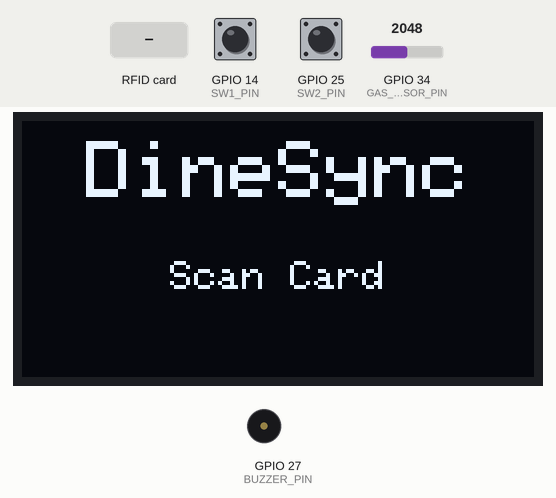
The sketch below on a simulated ESP32. On the bench: 128×64 one-colour display, buzzer (waves = sounding). Wiring (inferred from the names in the program): IR receiver: data GPIO 26. Inputs (shaded band) come from the test bench; at power-on: GPIO 14 (SW1_PIN) HIGH, GPIO 25 (SW2_PIN) HIGH, GPIO 34 (GAS_SENSOR_PIN) = 2048. WiFi joins after 1.5 s; servers stay silent unless stated; uploads are accepted with an empty reply; what the sketch prints to the serial monitor is not drawn.

Above: at 1.5 s.
1.6 s: GPIO 14 (SW1_PIN) pulled LOW for 0.15 s
At 2.9 s:
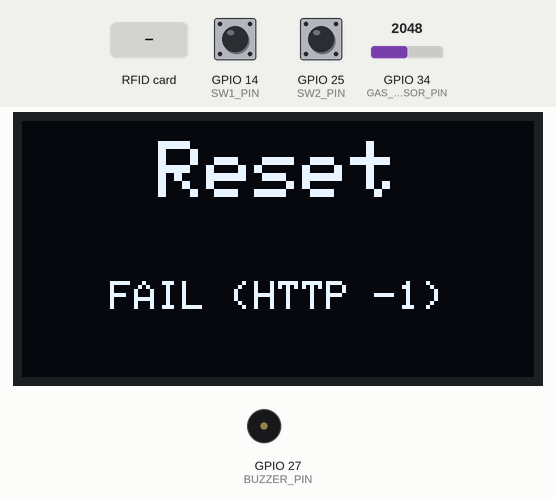
4.7 s: RFID card 5E 7A 19 C4 held to the reader
At 6.7 s:
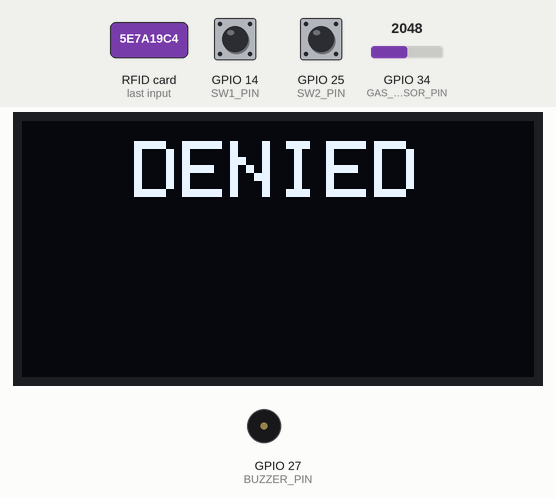
7.0 s: GPIO 25 (SW2_PIN) pulled LOW for 0.15 s
At 8.3 s:
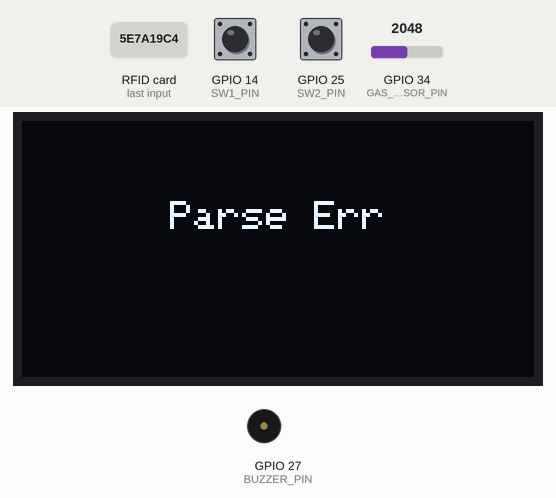
10.1 s: GPIO 14 (SW1_PIN) pulled LOW for 1 s
At 11.3 s:
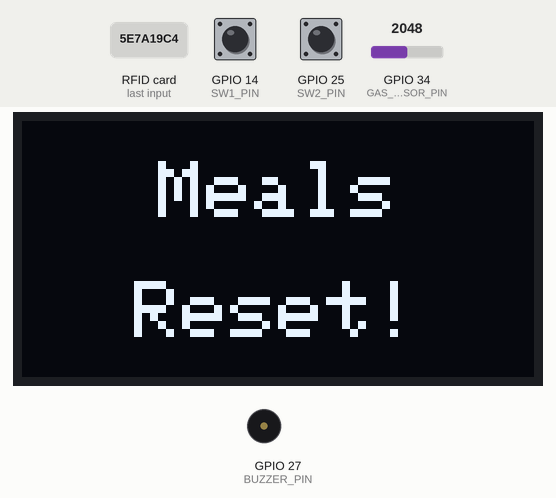
14.1 s: GPIO 25 (SW2_PIN) pulled LOW for 1 s
At 14.9 s:
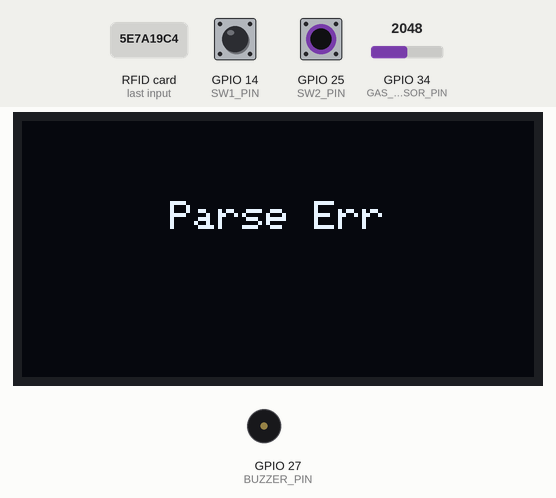
18.1 s: GPIO 34 (GAS_SENSOR_PIN) set to 2866
At 23.69 s:
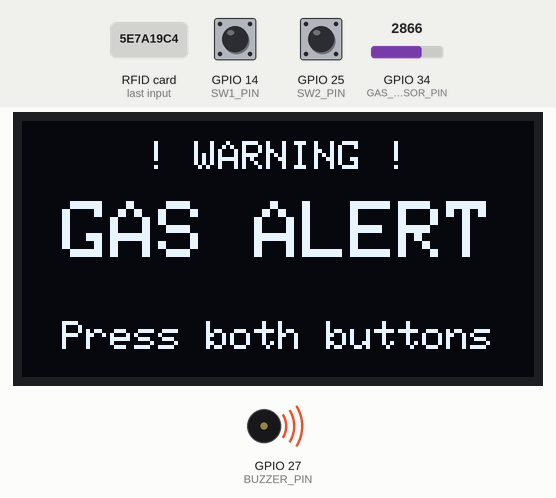
Timing chart, 0 to 25.1 s (numbered marks = the images above; inputs shaded):
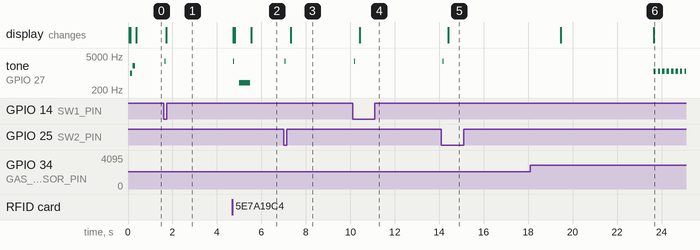

The sketch:

dinesync-kiosk.ino
```cpp
// ─────────────────────────────────────────────────────────────────────────────
//  DineSync Kiosk Firmware — v3.0.0 (Simplified Logic)
//  ESP32 + MFRC522 RFID + SSD1306 OLED + Buzzer + IR + MQ2 + Buttons
//
//  New Logic:
//  1. RFID always scans.
//  2. If allowed, UID added to a queue for 30 seconds.
//  3. If IR detects within 30s -> call /consume to mark in DB.
//  4. Button 1 -> Reset all meals to not consumed.
//  5. Button 2 -> Show total meals left.
//  6. Gas Sensor -> Blocking beep until BOTH buttons pressed.
// ─────────────────────────────────────────────────────────────────────────────

#include <Arduino.h>
#include <SPI.h>
#include <MFRC522.h>
#include <Wire.h>
#include <Adafruit_GFX.h>
#include <Adafruit_SSD1306.h>
#include <WiFi.h>
#include <HTTPClient.h>
#include <ArduinoJson.h>

#include "config.h"

// ═════════════════════════════════════════════════════════════════════════════
//  SECTION 1 — HARDWARE OBJECTS
// ═════════════════════════════════════════════════════════════════════════════

MFRC522            rfid(RFID_SS_PIN, RFID_RST_PIN);
Adafruit_SSD1306   oled(OLED_WIDTH, OLED_HEIGHT, &Wire, -1);

// ═════════════════════════════════════════════════════════════════════════════
//  SECTION 2 — SYSTEM STATE
// ═════════════════════════════════════════════════════════════════════════════

// --- Display state machine ---
enum DisplayState {
  DISP_BOOT,
  DISP_SELFTEST,
  DISP_WIFI_CONNECTING,
  DISP_READY,
  DISP_WAITING,
  DISP_READING_CARD,
  DISP_VERIFYING,
  DISP_ACCESS_GRANTED,
  DISP_ACCESS_DENIED,
  DISP_GAS_WARNING,
  DISP_INFO,
  DISP_OFFLINE_MODE,
};

volatile DisplayState displayState = DISP_BOOT;

// --- Timing state ---
unsigned long lastWifiRetry      = 0;
unsigned long lastHeartbeat      = 0;
unsigned long lastGasPoll        = 0;
unsigned long lastScanTime       = 0;
unsigned long displayResultAt    = 0;

// --- Gas sensor auto-calibration ---
long gasCalibrationSum    = 0;    // long prevents int overflow during 8s calibration
int  gasCalibrationCount  = 0;
unsigned long gasCalibLastSample = 0;  // time of last calibration sample
int  gasBaseline          = 0;
int  gasAlertThreshold    = 4095;
bool gasCalibrated        = false;
unsigned long gasCalibStart = 0;
int  gasConsecutiveHigh   = 0;

// --- Button state ---
bool sw1Last = HIGH;
bool sw2Last = HIGH;
unsigned long sw1LastDebounce = 0;
unsigned long sw2LastDebounce = 0;
bool sw1Pressed = false;
bool sw2Pressed = false;

// --- IR state ---
bool irLast = HIGH;
bool irStable = false;
unsigned long irDebounce = 0;

// --- API Models ---
struct VerifyResult {
  bool   ok;
  bool   allowed;
  String studentName;
  String displayMessage;
  String reason;
};

// --- Pending Queue (Wait for IR) ---
struct PendingScan {
  String cardUid;
  unsigned long timestamp;
  bool active;
};

#define MAX_PENDING 5
PendingScan pendingQueue[MAX_PENDING];
#define QUEUE_TIMEOUT_MS 30000

bool wifiEverConnected   = false;

// ═════════════════════════════════════════════════════════════════════════════
//  SECTION 3 — FORWARD DECLARATIONS
// ═════════════════════════════════════════════════════════════════════════════

void oledClear();
void oledCenterText(const char* text, int y, int textSize);
void oledShow(DisplayState state);
void buzzerSuccessTone();
void buzzerErrorTone();
void buzzerWarningTone();
void buzzerClick();
void wifiEnsureConnected();
int  httpPost(const char* endpoint, const String& jsonBody, String& responseBody);
int  httpGet(const char* endpoint, String& responseBody);
VerifyResult apiVerify(const String& cardUid);
void apiConsume(const String& cardUid);
void apiResetMeals();
void apiGetMealsLeft();
void apiSendSensor(const char* type, float value);
void apiHeartbeat();
void pushToQueue(const String& uid);
void pollRFID();
void pollGasSensor();
void pollIR();
void pollButtons();
void pollQueueTimeouts();
void pollHeartbeat();
void pollDisplayResult();
String formatUID(MFRC522& reader);

// ═════════════════════════════════════════════════════════════════════════════
//  SECTION 4 — DISPLAY & BUZZER
// ═════════════════════════════════════════════════════════════════════════════

void oledClear() {
  oled.clearDisplay();
  oled.setTextColor(SSD1306_WHITE);
}

void oledCenterText(const char* text, int y, int textSize) {
  oled.setTextSize(textSize);
  int16_t x1, y1;
  uint16_t w, h;
  oled.getTextBounds(text, 0, 0, &x1, &y1, &w, &h);
  int x = (OLED_WIDTH - (int)w) / 2;
  if (x < 0) x = 0;
  oled.setCursor(x, y);
  oled.print(text);
}

void oledShow3Lines(const char* top, const char* mid, const char* bot) {
  oledClear();
  oled.setTextSize(1); oled.setCursor(0, 0);   oled.println(top);
  oled.setTextSize(2); oled.setCursor(0, 20);  oled.println(mid);
  oled.setTextSize(1); oled.setCursor(0, 50);  oled.println(bot);
  oled.display();
}

void oledShow(DisplayState state) {
  displayState = state;
  switch (state) {
    case DISP_BOOT: oledShow3Lines("DineSync", "BOOTING", "v" FIRMWARE_VERSION); break;
    case DISP_WIFI_CONNECTING: oledShow3Lines("DineSync", "WiFi", "Connecting..."); break;
    case DISP_READY:
    case DISP_WAITING:
      oledClear();
      oledCenterText("DineSync", 5, 2);
      oledCenterText("Scan Card", 35, 1);
      oled.display();
      break;
    case DISP_READING_CARD: oledShow3Lines("DineSync", "READING", "Card detected"); break;
    case DISP_VERIFYING: oledShow3Lines("DineSync", "VERIFYING", "Please wait..."); break;
    case DISP_GAS_WARNING:
      oledClear();
      oledCenterText("! WARNING !", 5, 1);
      oledCenterText("GAS ALERT", 20, 2);
      oledCenterText("Press both buttons", 50, 1);
      oled.display();
      break;
    case DISP_OFFLINE_MODE: oledShow3Lines("DineSync", "OFFLINE", "No WiFi"); break;
    default: break;
  }
}

void buzzerBootTone() { tone(BUZZER_PIN, 1000, 80); delay(100); tone(BUZZER_PIN, 2000, 120); delay(140); noTone(BUZZER_PIN); }
void buzzerSuccessTone() { tone(BUZZER_PIN, 2000, 150); delay(170); noTone(BUZZER_PIN); }
void buzzerErrorTone() { tone(BUZZER_PIN, 400, 500); delay(520); noTone(BUZZER_PIN); }
void buzzerWarningTone() { tone(BUZZER_PIN, 1200, 150); }
void buzzerClick() { tone(BUZZER_PIN, 3000, 30); delay(35); noTone(BUZZER_PIN); }

// ═════════════════════════════════════════════════════════════════════════════
//  SECTION 5 — HTTP & API
// ═════════════════════════════════════════════════════════════════════════════

int httpPost(const char* endpoint, const String& jsonBody, String& responseBody) {
  if (WiFi.status() != WL_CONNECTED) return -1;
  HTTPClient http;
  http.begin(String(API_BASE_URL) + endpoint);
  http.addHeader("Content-Type", "application/json");
  http.addHeader("X-Device-Key", DEVICE_API_KEY);
  http.setTimeout(HTTP_TIMEOUT_MS);
  int code = http.POST(jsonBody);
  if (code > 0) responseBody = http.getString();
  http.end();
  return code;
}

int httpGet(const char* endpoint, String& responseBody) {
  if (WiFi.status() != WL_CONNECTED) return -1;
  HTTPClient http;
  http.begin(String(API_BASE_URL) + endpoint);
  http.addHeader("X-Device-Key", DEVICE_API_KEY);
  http.setTimeout(HTTP_TIMEOUT_MS);
  int code = http.GET();
  if (code > 0) responseBody = http.getString();
  http.end();
  return code;
}

VerifyResult apiVerify(const String& cardUid) {
  VerifyResult result = {false, false, "", "", ""};
  DynamicJsonDocument reqDoc(1024);
  reqDoc["deviceId"] = DEVICE_ID;
  reqDoc["cardUid"]  = cardUid;
  String reqBody, respBody;
  serializeJson(reqDoc, reqBody);

  int code = httpPost("/api/device/verify", reqBody, respBody);
  if (code <= 0) { result.reason = "Network Error"; return result; }

  DynamicJsonDocument respDoc(1024);
  if (!deserializeJson(respDoc, respBody)) {
    result.ok = true;
    result.allowed = respDoc["allowed"] | false;
    result.studentName = respDoc["studentName"].as<String>();
    result.displayMessage = respDoc["displayMessage"].as<String>();
    result.reason = respDoc["reason"].as<String>();
  }
  return result;
}

void apiConsume(const String& cardUid) {
  DynamicJsonDocument doc(1024);
  doc["deviceId"] = DEVICE_ID;
  doc["cardUid"] = cardUid;
  String body, resp;
  serializeJson(doc, body);
  Serial.println("[API] consume -> sending: " + body);
  int code = httpPost("/api/device/consume", body, resp);
  Serial.printf("[API] consume -> HTTP %d : %s\n", code, resp.c_str());
}

void apiResetMeals() {
  // Must send deviceId in body for backend validation
  DynamicJsonDocument doc(256);
  doc["deviceId"] = DEVICE_ID;
  String body, resp;
  serializeJson(doc, body);
  int code = httpPost("/api/device/reset-meals", body, resp);
  Serial.printf("[API] reset-meals -> HTTP %d : %s\n", code, resp.c_str());
  oledClear();
  if (code == 200) {
    oledCenterText("Meals", 10, 2);
    oledCenterText("Reset!", 40, 2);
  } else {
    char errBuf[22];
    snprintf(errBuf, sizeof(errBuf), "FAIL (HTTP %d)", code);
    oledCenterText("Reset", 5, 2);
    oledCenterText(errBuf, 40, 1);
  }
  oled.display();
  displayState = DISP_INFO;
  displayResultAt = millis();
}

void apiGetMealsLeft() {
  // Backend requires deviceId in body (POST), cannot use GET
  DynamicJsonDocument reqDoc(256);
  reqDoc["deviceId"] = DEVICE_ID;
  String body, resp;
  serializeJson(reqDoc, body);
  int code = httpPost("/api/device/meals-left", body, resp);
  Serial.printf("[API] meals-left -> HTTP %d : %s\n", code, resp.c_str());
  oledClear();
  if (code == 200) {
    DynamicJsonDocument doc(512);
    DeserializationError err = deserializeJson(doc, resp);
    if (!err) {
      int left = doc["mealsLeft"] | -1;
      oledCenterText("Meals Left", 5, 1);
      char buf[12];
      snprintf(buf, sizeof(buf), "%d", left);
      oledCenterText(buf, 25, 3);
    } else {
      oledCenterText("Parse Err", 20, 1);
      Serial.println("[JSON] " + String(err.c_str()));
    }
  } else {
    char errBuf[22];
    snprintf(errBuf, sizeof(errBuf), "HTTP %d", code);
    oledCenterText("Net Error", 5, 1);
    oledCenterText(errBuf, 25, 1);
    oledCenterText("Check WiFi/API", 45, 1);
  }
  oled.display();
  displayState = DISP_INFO;
  displayResultAt = millis();
}

void apiSendSensor(const char* type, float value) {
  DynamicJsonDocument doc(1024);
  doc["deviceId"] = DEVICE_ID;
  doc["type"] = type;
  doc["value"] = value;
  String body, resp;
  serializeJson(doc, body);
  httpPost("/api/device/sensor", body, resp);
}

void apiHeartbeat() {
  DynamicJsonDocument doc(1024);
  doc["deviceId"] = DEVICE_ID;
  doc["firmwareVersion"] = FIRMWARE_VERSION;
  doc["uptime"] = millis() / 1000;
  String body, resp;
  serializeJson(doc, body);
  httpPost("/api/device/heartbeat", body, resp);
}

// ═════════════════════════════════════════════════════════════════════════════
//  SECTION 6 — RFID QUEUE
// ═════════════════════════════════════════════════════════════════════════════

void pushToQueue(const String& uid) {
  // Find empty slot
  for (int i=0; i<MAX_PENDING; i++) {
    if (!pendingQueue[i].active) {
      pendingQueue[i].cardUid = uid;
      pendingQueue[i].timestamp = millis();
      pendingQueue[i].active = true;
      Serial.println("[QUEUE] Added " + uid + " for IR wait.");
      return;
    }
  }
  Serial.println("[QUEUE] Full! Discarding oldest scan.");
  pendingQueue[0].cardUid = uid;
  pendingQueue[0].timestamp = millis();
}

void pollQueueTimeouts() {
  unsigned long now = millis();
  for (int i=0; i<MAX_PENDING; i++) {
    if (pendingQueue[i].active && (now - pendingQueue[i].timestamp > QUEUE_TIMEOUT_MS)) {
      pendingQueue[i].active = false;
      Serial.println("[QUEUE] 30s timeout for " + pendingQueue[i].cardUid);
    }
  }
}

// ═════════════════════════════════════════════════════════════════════════════
//  SECTION 7 — POLLERS
// ═════════════════════════════════════════════════════════════════════════════

void pollRFID() {
  if (displayState == DISP_VERIFYING || displayState == DISP_GAS_WARNING) return;
  if (millis() - lastScanTime < SCAN_COOLDOWN_MS) return;

  if (!rfid.PICC_IsNewCardPresent() || !rfid.PICC_ReadCardSerial()) return;

  lastScanTime = millis();
  oledShow(DISP_READING_CARD);
  buzzerClick();

  String uid = formatUID(rfid);
  rfid.PICC_HaltA();
  rfid.PCD_StopCrypto1();

  Serial.println("Scanned RFID: " + uid);

  if (WiFi.status() != WL_CONNECTED) {
    oledShow(DISP_OFFLINE_MODE);
    buzzerErrorTone();
    displayResultAt = millis();
    return;
  }

  oledShow(DISP_VERIFYING);
  VerifyResult res = apiVerify(uid);

  if (res.allowed) {
    buzzerSuccessTone();
    oledClear();
    oledCenterText("APPROVED", 5, 2);
    oledCenterText(res.studentName.c_str(), 35, 2);
    oled.display();
    pushToQueue(uid);
  } else {
    buzzerErrorTone();
    oledClear();

    if (res.studentName.length() > 0) {
      oledCenterText(res.studentName.c_str(), 5, 2);
      if (res.reason.length() <= 21) {
        oledCenterText(res.reason.c_str(), 35, 1);
      } else {
        oled.setTextSize(1);
        oled.setCursor(0, 35); oled.println(res.reason.substring(0, 21));
        oled.setCursor(0, 47); oled.println(res.reason.substring(21, 42));
      }
    } else {
      oledCenterText("DENIED", 5, 2);
      if (res.reason.length() <= 21) {
        oledCenterText(res.reason.c_str(), 35, 1);
      } else {
        oled.setTextSize(1);
        oled.setCursor(0, 35); oled.println(res.reason.substring(0, 21));
        oled.setCursor(0, 47); oled.println(res.reason.substring(21, 42));
      }
    }
    oled.display();
  }

  displayState = DISP_INFO;
  displayResultAt = millis();
}

void pollIR() {
  // Read sensor — compare against configured active level
  bool reading = (digitalRead(IR_SENSOR_PIN) == IR_ACTIVE_LEVEL);

  // Debounce: only consider stable if unchanged for 50ms
  if (reading != irLast) {
    irDebounce = millis();
    irLast = reading;
  }

  if ((millis() - irDebounce) > 50) {
    if (reading != irStable) {
      irStable = reading;

      if (irStable) {
        // Rising edge (obstacle appeared): check queue
        Serial.println("[IR] Obstacle detected!");
        for (int i = 0; i < MAX_PENDING; i++) {
          if (pendingQueue[i].active) {
            Serial.println("[IR] Marking CONSUMED for " + pendingQueue[i].cardUid);
            apiConsume(pendingQueue[i].cardUid);
            pendingQueue[i].active = false;
            buzzerSuccessTone();
            break;
          }
        }
      } else {
        Serial.println("[IR] Obstacle cleared.");
      }
    }
  }
}

void pollButtons() {
  unsigned long now = millis();

  // SW1: Reset Meals
  bool s1 = digitalRead(SW1_PIN);
  if (s1 != sw1Last) sw1LastDebounce = now;
  if ((now - sw1LastDebounce) > BUTTON_DEBOUNCE_MS) {
    if (s1 == LOW && !sw1Pressed) {
      sw1Pressed = true;
      buzzerClick();
      apiResetMeals();
    }
    if (s1 == HIGH) sw1Pressed = false;
  }
  sw1Last = s1;

  // SW2: Meals Left
  bool s2 = digitalRead(SW2_PIN);
  if (s2 != sw2Last) sw2LastDebounce = now;
  if ((now - sw2LastDebounce) > BUTTON_DEBOUNCE_MS) {
    if (s2 == LOW && !sw2Pressed) {
      sw2Pressed = true;
      buzzerClick();
      apiGetMealsLeft();
    }
    if (s2 == HIGH) sw2Pressed = false;
  }
  sw2Last = s2;
}

void pollGasSensor() {
  unsigned long now = millis();

  // === CALIBRATION PHASE: sample every GAS_CALIBRATION_INTERVAL_MS for GAS_CALIBRATION_MS ===
  if (!gasCalibrated) {
    if (now - gasCalibStart < GAS_CALIBRATION_MS) {
      // Only sample at timed intervals, not every loop (avoids integer overflow)
      if (now - gasCalibLastSample >= GAS_CALIBRATION_INTERVAL_MS) {
        gasCalibLastSample = now;
        int raw = analogRead(GAS_SENSOR_PIN);
        gasCalibrationSum += raw;
        gasCalibrationCount++;
        Serial.printf("[GAS] Calibrating... sample %d = %d\n", gasCalibrationCount, raw);
      }
      return;
    }
    // Calibration complete
    gasBaseline = gasCalibrationCount > 0
      ? (int)(gasCalibrationSum / gasCalibrationCount)
      : analogRead(GAS_SENSOR_PIN);
    gasAlertThreshold = gasBaseline + GAS_THRESHOLD_OFFSET_RAW;
    gasCalibrated = true;
    Serial.printf("[GAS] Calibration done. Baseline=%d, Threshold=%d\n", gasBaseline, gasAlertThreshold);
    return;
  }

  // === POLLING PHASE ===
  if (now - lastGasPoll < GAS_POLL_INTERVAL_MS) return;
  lastGasPoll = now;

  int raw = analogRead(GAS_SENSOR_PIN);
  float ppm = (float)raw * 3.3f / 4095.0f * 3.0f * 100.0f;
  Serial.printf("[GAS] raw=%d, baseline=%d, threshold=%d, consecutive=%d\n",
                raw, gasBaseline, gasAlertThreshold, gasConsecutiveHigh);

  apiSendSensor("GAS", ppm);

  if (raw >= gasAlertThreshold) {
    gasConsecutiveHigh++;
    Serial.printf("[GAS] Above threshold! consecutive=%d\n", gasConsecutiveHigh);
    if (gasConsecutiveHigh >= GAS_CONSECUTIVE_READS) {
      oledShow(DISP_GAS_WARNING);
      Serial.println("[GAS] *** GAS LEAKAGE DETECTED — BLOCKING ALERT ***");
      // BLOCKING ALERT LOOP until BOTH buttons pressed
      while (true) {
        buzzerWarningTone();
        delay(100);
        noTone(BUZZER_PIN);
        delay(100);
        if (digitalRead(SW1_PIN) == LOW && digitalRead(SW2_PIN) == LOW) {
          gasConsecutiveHigh = 0;
          oledShow(DISP_WAITING);
          Serial.println("[GAS] Alert cleared by buttons.");
          break;
        }
      }
    }
  } else {
    if (gasConsecutiveHigh > 0) Serial.println("[GAS] Below threshold, resetting counter.");
    gasConsecutiveHigh = 0;
  }
}

void pollHeartbeat() {
  if (millis() - lastHeartbeat >= HEARTBEAT_INTERVAL_MS) {
    lastHeartbeat = millis();
    apiHeartbeat();
  }
}

void pollDisplayResult() {
  if (displayResultAt > 0 && (millis() - displayResultAt >= DISPLAY_RESULT_MS)) {
    displayResultAt = 0;
    oledShow(DISP_WAITING);
  }
}

// ═════════════════════════════════════════════════════════════════════════════
//  SECTION 8 — UTILS & SETUP
// ═════════════════════════════════════════════════════════════════════════════

String formatUID(MFRC522& reader) {
  String uid = "";
  for (byte i = 0; i < reader.uid.size; i++) {
    if (reader.uid.uidByte[i] < 0x10) uid += "0";
    uid += String(reader.uid.uidByte[i], HEX);
    if (i < reader.uid.size - 1) uid += " ";
  }
  uid.toUpperCase();
  return uid;
}

void wifiEnsureConnected() {
  if (WiFi.status() == WL_CONNECTED) {
    if (displayState == DISP_OFFLINE_MODE) oledShow(DISP_WAITING);
    return;
  }
  if (millis() - lastWifiRetry < WIFI_RECONNECT_MS) return;
  lastWifiRetry = millis();
  WiFi.disconnect();
  WiFi.begin(WIFI_SSID, WIFI_PASSWORD);
  if (displayState == DISP_WAITING) oledShow(DISP_OFFLINE_MODE);
}

void setup() {
  Serial.begin(115200);

  pinMode(BUZZER_PIN, OUTPUT);
  pinMode(IR_SENSOR_PIN, INPUT_PULLUP);
  pinMode(SW1_PIN, INPUT_PULLUP);
  pinMode(SW2_PIN, INPUT_PULLUP);

  SPI.begin();
  rfid.PCD_Init();
  Wire.begin();
  oled.begin(SSD1306_SWITCHCAPVCC, OLED_I2C_ADDR);

  oledShow(DISP_BOOT);
  buzzerBootTone();

  for (int i=0; i<MAX_PENDING; i++) pendingQueue[i].active = false;

  WiFi.mode(WIFI_STA);
  WiFi.begin(WIFI_SSID, WIFI_PASSWORD);

  gasCalibStart = millis();
  lastHeartbeat = millis();
  oledShow(DISP_WAITING);
}

void loop() {
  wifiEnsureConnected();
  pollButtons();
  pollGasSensor();
  pollIR();
  pollRFID();
  pollQueueTimeouts();
  pollHeartbeat();
  pollDisplayResult();
}
```

Source omitted: config.h (3731 bytes)

Measured:
- after the input at 1.6 s, tone on GPIO 27 (BUZZER_PIN): silent → 3000 Hz after 0.05 s, → silent 0.03 s later; the display: changes after 0.12 s (image 1)
- after the input at 4.7 s, tone on GPIO 27 (BUZZER_PIN): silent → 3000 Hz at once, → silent 0.03 s later, → 400 Hz 0.23 s later, → silent 0.50 s later; the display: first changes at once (image 2 shows a later state)
- after the input at 7.0 s, tone on GPIO 27 (BUZZER_PIN): silent → 3000 Hz after 0.05 s, → silent 0.03 s later; the display: changes after 0.31 s (image 3)
- after the input at 10.1 s, tone on GPIO 27 (BUZZER_PIN): silent → 3000 Hz after 0.07 s, → silent 0.03 s later; the display: changes after 0.33 s (image 4)
- after the input at 14.1 s, tone on GPIO 27 (BUZZER_PIN): silent → 3000 Hz after 0.05 s, → silent 0.03 s later; the display: changes after 0.32 s (image 5)
- after the input at 18.1 s, tone on GPIO 27 (BUZZER_PIN): alternates 1200 Hz for 0.10 s and silent for 0.10 s, starting after 5.5 s; the display: first differs from a run without the input after 5.5 s (image 6)
